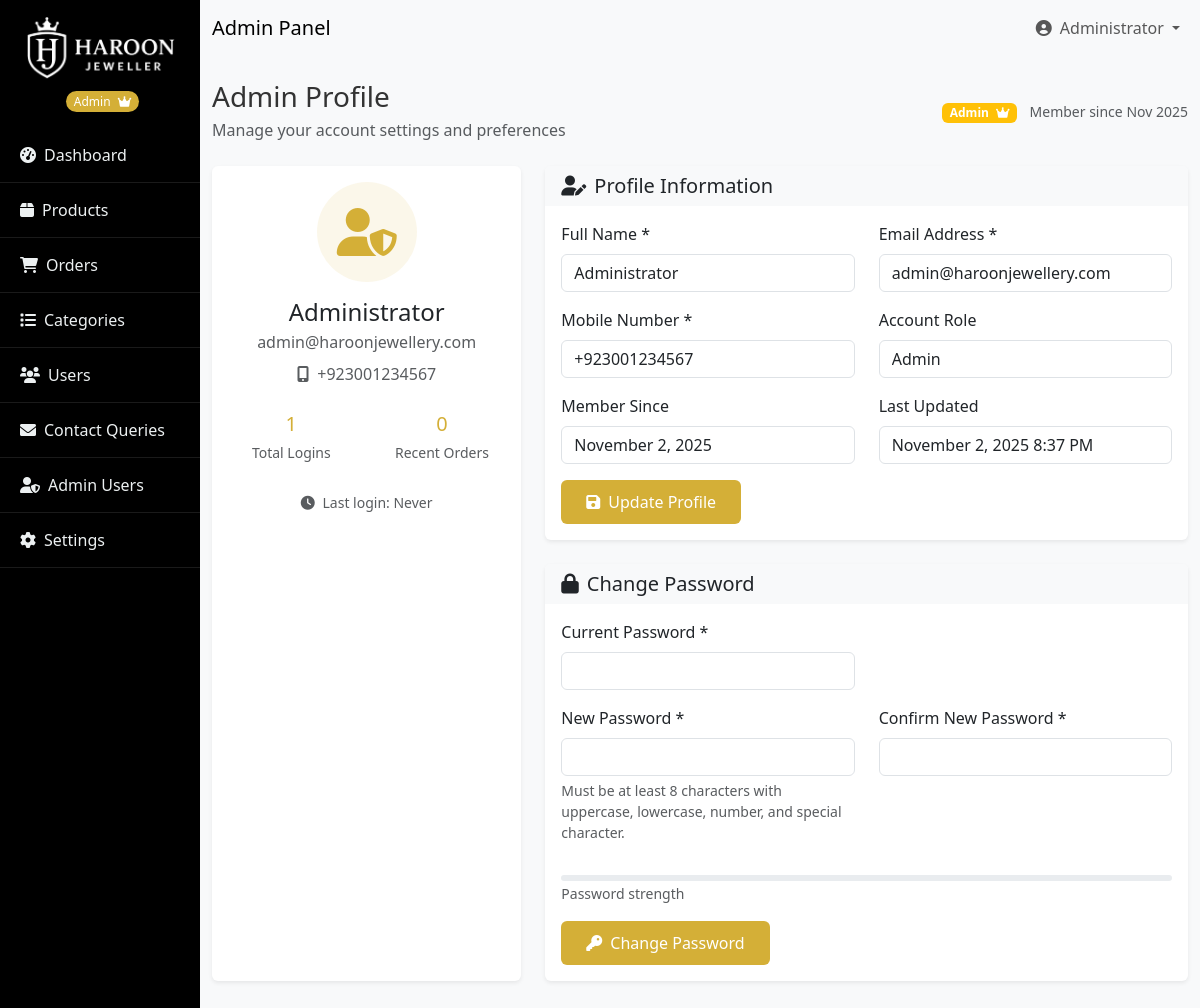
Screenshot of /admin/profile.php (signed in) with the database file from the repository.
### tables this page shows
CREATE TABLE users (
    id INT PRIMARY KEY AUTO_INCREMENT,
    name VARCHAR(100) NOT NULL,
    email VARCHAR(255) UNIQUE NOT NULL,
    mobile VARCHAR(15) NOT NULL,
    password VARCHAR(255) NOT NULL,
    address TEXT,
    city VARCHAR(100),
    country VARCHAR(100),
    theme_preference ENUM('light', 'dark') DEFAULT 'light',
    created_at TIMESTAMP DEFAULT CURRENT_TIMESTAMP,
    updated_at TIMESTAMP DEFAULT CURRENT_TIMESTAMP ON UPDATE CURRENT_TIMESTAMP,
    status ENUM('active', 'inactive') DEFAULT 'active',
    remember_token VARCHAR(255),
    token_expiry TIMESTAMP DEFAULT CURRENT_TIMESTAMP,
    role ENUM('customer', 'admin', 'manager') DEFAULT 'customer',
    permissions JSON NULL,
    last_login DATETIME NULL,
    is_super_admin BOOLEAN DEFAULT FALSE
);

### admin/profile.php (the view, shortened to what this page needs)
<?php
require_once 'includes/admin-header.php';
$db = new Database();
$conn = $db->getConnection();
$admin_id = $_SESSION['admin_id'];
$admin_stmt = $conn->prepare("SELECT * FROM users WHERE id = ? AND role IN ('admin', 'manager')");
$admin_stmt->execute([$admin_id]);
$admin = $admin_stmt->fetch(PDO::FETCH_ASSOC);
$activity_stmt = $conn->prepare("
    SELECT
        COUNT(*) as total_logins,
        MAX(last_login) as last_login,
        (SELECT COUNT(*) FROM orders WHERE created_at >= DATE_SUB(NOW(), INTERVAL 7 DAY)) as recent_orders,
        (SELECT COUNT(*) FROM products WHERE status = 'active') as total_products
    FROM users
    WHERE id = ?
");
$activity_stmt->execute([$admin_id]);
$activity_stats = $activity_stmt->fetch(PDO::FETCH_ASSOC);
?>
<div class="container-fluid py-4">
    <div class="d-flex justify-content-between align-items-center mb-4">
        <div>
            <h1 class="h3 brand-font mb-1">Admin Profile</h1>
            <p class="text-muted mb-0">Manage your account settings and preferences</p>
        </div>
        <div class="text-end">
            <span class="badge bg-<?php echo $admin['role'] === 'admin' ? 'warning' : 'info'; ?> me-2">
                <?php echo ucfirst($admin['role']); ?>
                <?php if ($admin['is_super_admin']): ?>
                    <i class="fas fa-crown ms-1"></i>
                <?php endif; ?>
            </span>
            <small class="text-muted">Member since <?php echo date('M Y', strtotime($admin['created_at'])); ?></small>
        </div>
    </div>
    <div class="row">
        <div class="col-lg-4 mb-4">
            <div class="card border-0 shadow-sm h-100">
                <div class="card-body text-center">
                    <div class="admin-avatar mb-3">
                        <div class="avatar-placeholder">
                            <i class="fas fa-user-shield fa-3x text-gold"></i>
                        </div>
                    </div>
                    <h4 class="mb-1"><?php echo htmlspecialchars($admin['name']); ?></h4>
                    <p class="text-muted mb-2"><?php echo htmlspecialchars($admin['email']); ?></p>
                    <p class="text-muted mb-3">
                        <i class="fas fa-mobile-alt me-1"></i>
                        <?php echo htmlspecialchars($admin['mobile']); ?>
                    </p>
                    <div class="admin-stats">
                        <div class="row text-center">
                            <div class="col-6 mb-3">
                                <div class="stat-item">
                                    <div class="h5 text-gold mb-1"><?php echo $activity_stats['total_logins']; ?></div>
                                    <small class="text-muted">Total Logins</small>
                                </div>
                            </div>
                            <div class="col-6 mb-3">
                                <div class="stat-item">
                                    <div class="h5 text-gold mb-1"><?php echo $activity_stats['recent_orders']; ?></div>
                                    <small class="text-muted">Recent Orders</small>
                                </div>
                            </div>
                        </div>
                    </div>
                    <div class="last-login">
                        <small class="text-muted">
                            <i class="fas fa-clock me-1"></i>
                            Last login:
                            <?php echo $activity_stats['last_login'] ? date('M j, Y g:i A', strtotime($activity_stats['last_login'])) : 'Never'; ?>
                        </small>
                    </div>
                </div>
            </div>
        </div>
        <div class="col-lg-8">
            <div class="card border-0 shadow-sm mb-4">
                <div class="card-header bg-light border-0">
                    <h5 class="mb-0"><i class="fas fa-user-edit me-2"></i>Profile Information</h5>
                </div>
                <div class="card-body">
                    <form method="POST" action="">
                        <div class="row">
                            <div class="col-md-6 mb-3">
                                <label for="name" class="form-label">Full Name *</label>
                                <input type="text" class="form-control" id="name" name="name"
                                       value="<?php echo htmlspecialchars($admin['name']); ?>" required>
                            </div>
                            <div class="col-md-6 mb-3">
                                <label for="email" class="form-label">Email Address *</label>
                                <input type="email" class="form-control" id="email" name="email"
                                       value="<?php echo htmlspecialchars($admin['email']); ?>" required>
                            </div>
                        </div>
                        <div class="row">
                            <div class="col-md-6 mb-3">
                                <label for="mobile" class="form-label">Mobile Number *</label>
                                <input type="tel" class="form-control" id="mobile" name="mobile"
                                       value="<?php echo htmlspecialchars($admin['mobile']); ?>" required>
                            </div>
                            <div class="col-md-6 mb-3">
                                <label class="form-label">Account Role</label>
                                <input type="text" class="form-control" value="<?php echo ucfirst($admin['role']); ?>" readonly>
                            </div>
                        </div>
                        <div class="row">
                            <div class="col-md-6 mb-3">
                                <label class="form-label">Member Since</label>
                                <input type="text" class="form-control"
                                       value="<?php echo date('F j, Y', strtotime($admin['created_at'])); ?>" readonly>
                            </div>
                            <div class="col-md-6 mb-3">
                                <label class="form-label">Last Updated</label>
                                <input type="text" class="form-control"
                                       value="<?php echo $admin['updated_at'] ? date('F j, Y g:i A', strtotime($admin['updated_at'])) : 'Never'; ?>" readonly>
                            </div>
                        </div>
                        <button type="submit" class="btn btn-gold">
                            <i class="fas fa-save me-2"></i>Update Profile
                        </button>
                    </form>
                </div>
            </div>
            <div class="card border-0 shadow-sm mb-4">
                <div class="card-header bg-light border-0">
                    <h5 class="mb-0"><i class="fas fa-lock me-2"></i>Change Password</h5>
                </div>
                <div class="card-body">
                    <form method="POST" action="" id="passwordForm">
                        <div class="row">
                            <div class="col-md-6 mb-3">
                                <label for="current_password" class="form-label">Current Password *</label>
                                <input type="password" class="form-control" id="current_password" name="current_password" required>
                            </div>
                        </div>
                        <div class="row">
                            <div class="col-md-6 mb-3">
                                <label for="new_password" class="form-label">New Password *</label>
                                <input type="password" class="form-control" id="new_password" name="new_password"
                                       required minlength="8">
                                <div class="form-text">
                                    Must be at least 8 characters with uppercase, lowercase, number, and special character.
                                </div>
                            </div>
                            <div class="col-md-6 mb-3">
                                <label for="confirm_password" class="form-label">Confirm New Password *</label>
                                <input type="password" class="form-control" id="confirm_password" name="confirm_password" required>
                            </div>
                        </div>
                        <div class="password-strength mt-3 mb-3">
                            <div class="progress" style="height: 6px;">
                            </div>
                            <small class="text-muted" id="passwordFeedback">Password strength</small>
                        </div>
                        <button type="submit" class="btn btn-gold">
                            <i class="fas fa-key me-2"></i>Change Password
                        </button>
                    </form>
                </div>
            </div>
        </div>
    </div>
</div>
<?php
require_once 'includes/admin-footer.php';
?>

### admin/includes/admin-header.php (style rules this page uses)
:root { --admin-bg: #f8f9fa; --admin-card-bg: #ffffff; --admin-text: #333333; --admin-border: #dee2e6; --sidebar-bg: #2c3e50; --sidebar-text: #ecf0f1; --primary-color: #d4af37; --accent-color: #c0a062; --primary-color: #d4af37; --secondary-color: #2c3e50; --accent-color: #c0a062; --text-dark: #333; --text-light: #666; --bg-light: #f8f9fa; --border-color: #dee2e6; }
body { background-color: var(--admin-bg); color: var(--admin-text); transition: all 0.3s ease; }
.btn-gold { background-color: var(--primary-color); color: white; border: none; padding: 10px 25px; transition: all 0.3s ease; }
.text-gold { color: var(--primary-color) !important; }

### admin/profile.php (style rules this page uses)
.admin-avatar .avatar-placeholder { width: 100px; height: 100px; background: rgba(212, 175, 55, 0.1); border-radius: 50%; display: flex; align-items: center; justify-content: center; margin: 0 auto; }
.stat-item { padding: 10px; border-radius: 8px; transition: all 0.3s ease; }
.text-gold { color: var(--primary-color) !important; }
.btn-gold { background-color: var(--primary-color); border-color: var(--primary-color); color: white; }
.card { border: 1px solid var(--admin-border); transition: all 0.3s ease; }
.password-strength .progress { background-color: #e9ecef; }

### rows the page displays
users: role "Admin", created_at "Nov 2025", name "Administrator", email "admin@haroonjewellery.com", mobile "+923001234567", created_at "November 2, 2025", updated_at "November 2, 2025 8:37 PM"

### other values shown
$_SESSION['admin_role'] "Admin"
$pageTitles[basename($_SERVER['PHP_SELF'])] "Admin Panel"
$_SESSION['admin_name'] "Administrator"
$activity_stats['total_logins'] "1"
$activity_stats['recent_orders'] "0"
